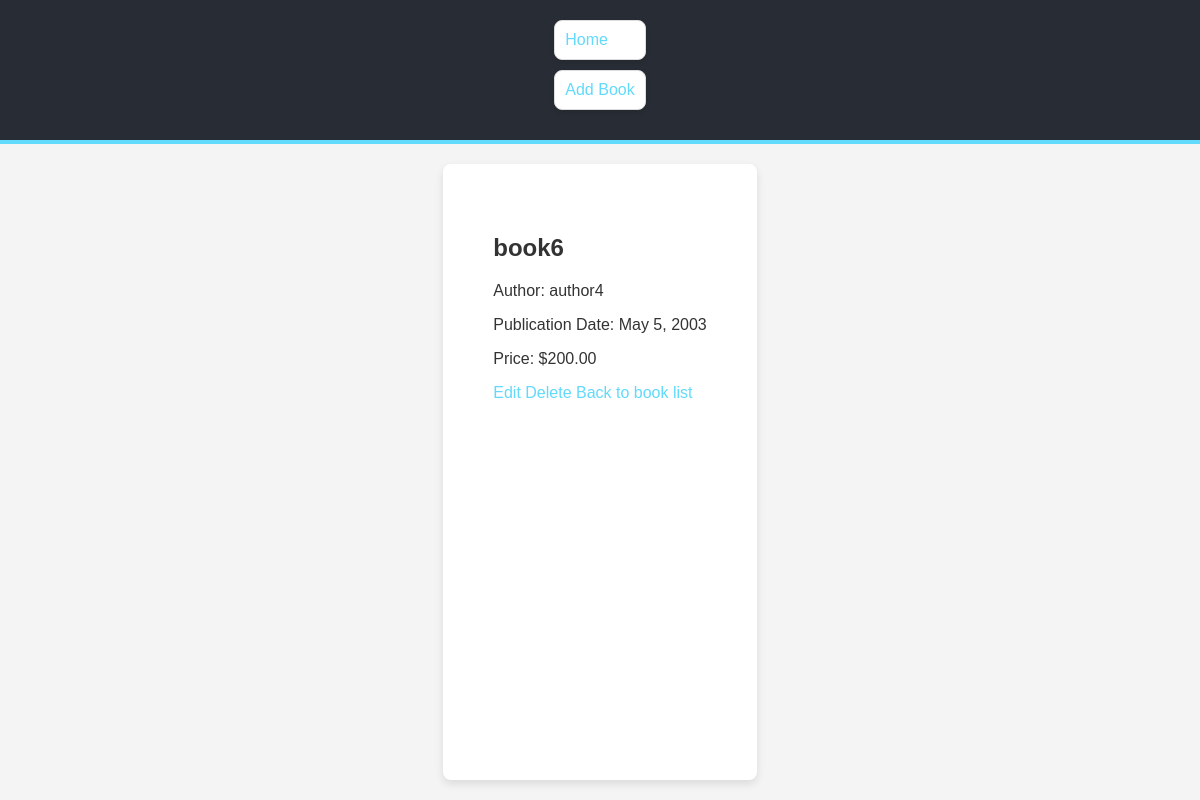
Page /book/7/ on the committed database.
### books/models.py (models this page shows, shortened)
class Book(models.Model):
    title = models.CharField(
        max_length=200,
        null=False,
    )
    author = models.CharField(
        max_length=200,
        null=True,
    )
    price = models.DecimalField(
        max_digits=10,
        decimal_places=2,
    )
    publication_date = models.DateField()

### books/views.py (the view)
# urls.py: path('book/<int:pk>/' , views.book_detail , name='book_detail'),
def book_detail(request , pk):
    book = get_object_or_404(Book, pk=pk)
    return render(request , 'books/book_detail.html' , {'book':book})

### books/templates/books/book_detail.html
{% extends 'base.html' %}
{% block content %}
  <h2>{{ book.title }}</h2>
  <p>Author: {{ book.author }}</p>
  <p>Publication Date: {{ book.publication_date }}</p>
  <p>Price: ${{ book.price }}</p>
  <a href="{% url 'book_edit' book.pk %}">Edit</a>
  <a href="{% url 'book_delete' book.pk %}">Delete</a>
  <a href="{% url 'book_list' %}">Back to book list</a>
{% endblock %}

### books/templates/base.html (style rules this page uses)
body { margin: 0; font-family: 'Arial', sans-serif; background-color: #f4f4f4; color: #333; display: flex; flex-direction: column; min-height: 100vh; }
a { color: #61dafb; text-decoration: none; transition: color 0.3s, border-bottom 0.3s; }

### rows in the picture
Book: title "book6", author "author4", publication_date "May 5, 2003", price "200.00"
